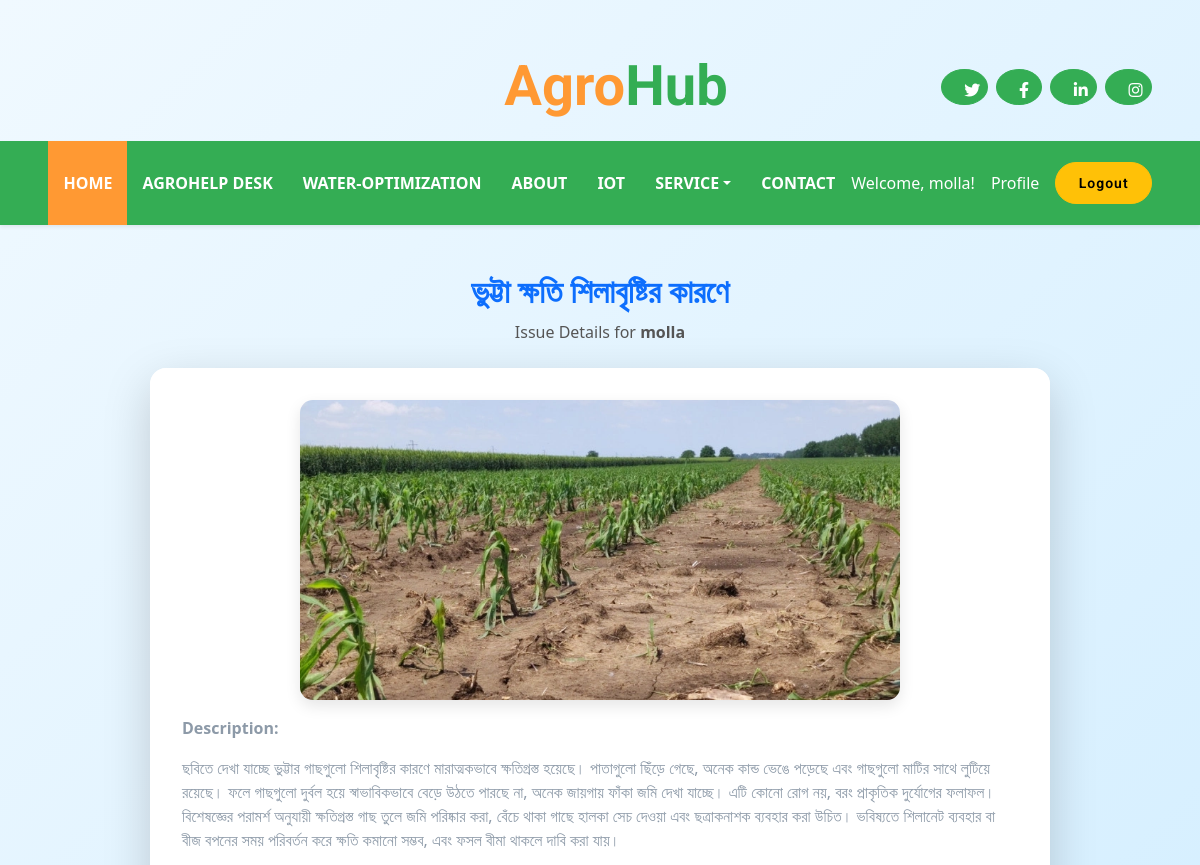
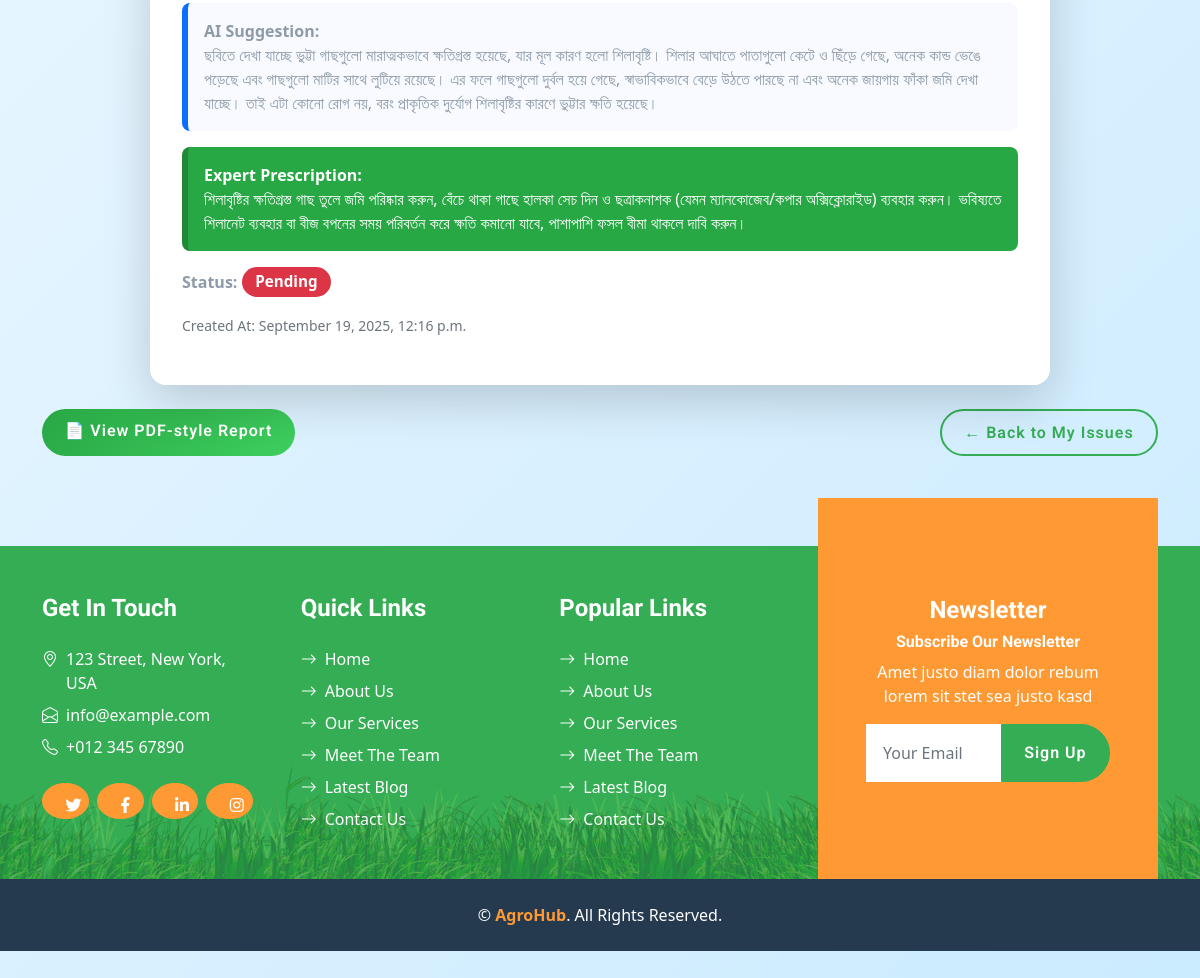
The page /Agro-Rx/my-issues/13/ (signed in) on the database its author committed (2 pictures, top to bottom).
### AgroRx/models.py (models this page shows, shortened)
class Issue(models.Model):
    farmer = models.ForeignKey(User, on_delete=models.CASCADE, related_name="issues")
    title = models.CharField(max_length=200)
    description = models.TextField(blank=True)
    image = models.ImageField(upload_to="issues/images/")
    created_at = models.DateTimeField(auto_now_add=True)
    ai_suggestion = models.TextField(blank=True, null=True)
    expert_prescription = models.TextField(blank=True, null=True)
    status = models.CharField(max_length=30, default="pending")

### AgroRx/views.py (the view)
# urls.py: path('my-issues/<int:pk>/', views.my_issue_detail, name='my_issue_detail'),
@login_required
def my_issue_detail(request, pk):
    issue = get_object_or_404(Issue, pk=pk, farmer=request.user)
    return render(request, 'issues/my_issue_detail.html', {'issue': issue})

### AgroRx/templates/issues/my_issue_detail.html (shortened to what this page needs)
{% extends 'based.html' %} {% load static %} {% block body %}
<!DOCTYPE html>
<html lang="en">
<head>
</head>
<body>
<div class="container my-5">
    <div class="text-center mb-4 page-header">
        <h2>{{ issue.title }}</h2>
        <p>Issue Details for <strong>{{ issue.farmer.username }}</strong></p>
    </div>
    <div class="card shadow-lg issue-card
        {% if issue.status == 'solved' %} border-success
        {% elif issue.status == 'pending' %} border-danger
        {% else %} border-warning {% endif %}">
        <div class="card-body">
            {% if issue.image %}
                <div class="text-center mb-3">
                    <img src="{{ issue.image.url }}" alt="{{ issue.title }}" class="img-fluid" style="max-height:300px;">
                </div>
            {% endif %}
            <p><strong>Description:</strong></p>
            <p class="mb-3">{{ issue.description|default:"No description provided." }}</p>
            <div class="ai-box {% if issue.ai_suggestion %} bg-light {% else %} bg-secondary text-white {% endif %}">
                <strong>AI Suggestion:</strong><br>
                {{ issue.ai_suggestion|default:"No AI suggestion yet." }}
            </div>
            <div class="expert-box {% if issue.expert_prescription %} bg-success {% else %} bg-warning-subtle {% endif %}">
                <strong>Expert Prescription:</strong><br>
                {{ issue.expert_prescription|default:"No prescription yet." }}
            </div>
            <p>
                <strong>Status:</strong>
                <span class="badge
                    {% if issue.status == 'solved' %} bg-success
                    {% elif issue.status == 'pending' %} bg-danger
                    {% else %} bg-warning {% endif %}">
                    {{ issue.status|title }}
                </span>
            </p>
            <p class="text-muted"><small>
                Created At: {{ issue.created_at|date:"F j, Y, g:i a" }}
            </small></p>
        </div>
    </div>
    <div class="mt-4 d-flex justify-content-between">
        <a href="{% url 'AgroRx:issue_pdf_view' issue.pk %}" class="btn btn-success">
            📄 View PDF-style Report
        </a>
        <a href="{% url 'AgroRx:my_issues' %}" class="btn btn-outline-primary">
            ← Back to My Issues
        </a>
    </div>
</div>
{% endblock %}

### templates/based.html (shortened to what this page needs)
<!DOCTYPE html>
<html lang="en">
  {% load static %}
  <head>
    <link
      href="https://cdnjs.cloudflare.com/ajax/libs/font-awesome/5.15.0/css/all.min.css"
      rel="stylesheet"
    />
    <link
      href="https://cdn.jsdelivr.net/npm/bootstrap-icons@1.4.1/font/bootstrap-icons.css"
      rel="stylesheet"
    />
    <link
      href="{% static 'lib/owlcarousel/assets/owl.carousel.min.css' %}"
      rel="stylesheet"
    />
    <link href="{% static 'css/bootstrap.min.css' %}" rel="stylesheet" />
    <link href="{% static '/css/style.css' %}" rel="stylesheet" />
  </head>
  <body>
    <div class="container-fluid px-5 d-none d-lg-block">
      <div class="row gx-5 py-3 align-items-center">
        <div class="col-lg-6">
          <div class="d-flex align-items-center justify-content-center">
            <a href="index.html" class="navbar-brand ms-lg-5">
              <h1 class="m-0 display-4 text-primary">
                <span class="text-secondary">Agro</span>Hub
              </h1>
            </a>
          </div>
        </div>
        <div class="col-lg-3">
          <div class="d-flex align-items-center justify-content-end">
            <a class="btn btn-primary btn-square rounded-circle me-2" href="#"
              ><i class="fab fa-twitter"></i
            ></a>
            <a class="btn btn-primary btn-square rounded-circle me-2" href="#"
              ><i class="fab fa-facebook-f"></i
            ></a>
            <a class="btn btn-primary btn-square rounded-circle me-2" href="#"
              ><i class="fab fa-linkedin-in"></i
            ></a>
            <a class="btn btn-primary btn-square rounded-circle" href="#"
              ><i class="fab fa-instagram"></i
            ></a>
          </div>
        </div>
      </div>
    </div>
    <nav
      class="navbar navbar-expand-lg bg-primary navbar-dark shadow-sm py-3 py-lg-0 px-3 px-lg-5"
    >
      <div class="collapse navbar-collapse" id="navbarCollapse">
        <div class="navbar-nav mx-auto py-0">
          <a href="{% url 'index' %}" class="nav-item nav-link active">Home</a>
           <a href="{% url 'AgroRx:report_issue' %}" class="nav-item nav-link">AgroHelp Desk</a>
          <a href="{% url 'irrigation' %}" class="nav-item nav-link">Water-Optimization</a>
          <a href="{% url 'about' %}" class="nav-item nav-link">About</a>
          <a href="{% url 'iot' %}" class="nav-item nav-link">IoT</a>
          <div class="nav-item dropdown">
            <a
              href="#"
              class="nav-link dropdown-toggle"
              data-bs-toggle="dropdown"
              >Service</a
            >
          </div>
          <a href="#" class="nav-item nav-link">Contact</a>
        </div>
        {% if user.is_authenticated %}
        <div class="ms-auto d-flex align-items-center">
          <p class="text-white mb-0 me-3">Welcome, {{ user.username }}!</p>
          <a class="text-white mb-0 me-3" href="{% url 'users-profile' %}" class="nav-item nav-link">Profile</a>
          <form method="POST" action="{% url 'logout' %}">
            <button type="submit" class="btn btn-warning btn-sm">Logout</button>
          </form>
        </div>
        {% endif %}
      </div>
    </nav>
    {% block body %}
    {% endblock %}
    <div class="container-fluid bg-footer bg-primary text-white mt-5">
      <div class="container">
        <div class="row gx-5">
          <div class="col-lg-8 col-md-6">
            <div class="row gx-5">
              <div class="col-lg-4 col-md-12 pt-5 mb-5">
                <h4 class="text-white mb-4">Get In Touch</h4>
                <div class="d-flex mb-2">
                  <i class="bi bi-geo-alt text-white me-2"></i>
                  <p class="text-white mb-0">123 Street, New York, USA</p>
                </div>
                <div class="d-flex mb-2">
                  <i class="bi bi-envelope-open text-white me-2"></i>
                  <p class="text-white mb-0">info@example.com</p>
                </div>
                <div class="d-flex mb-2">
                  <i class="bi bi-telephone text-white me-2"></i>
                  <p class="text-white mb-0">+012 345 67890</p>
                </div>
                <div class="d-flex mt-4">
                  <a
                    class="btn btn-secondary btn-square rounded-circle me-2"
                    href="#"
                    ><i class="fab fa-twitter"></i
                  ></a>
                  <a
                    class="btn btn-secondary btn-square rounded-circle me-2"
                    href="#"
                    ><i class="fab fa-facebook-f"></i
                  ></a>
                  <a
                    class="btn btn-secondary btn-square rounded-circle me-2"
                    href="#"
                    ><i class="fab fa-linkedin-in"></i
                  ></a>
                  <a
                    class="btn btn-secondary btn-square rounded-circle"
                    href="#"
                    ><i class="fab fa-instagram"></i
                  ></a>
                </div>
              </div>
              <div class="col-lg-4 col-md-12 pt-0 pt-lg-5 mb-5">
                <h4 class="text-white mb-4">Quick Links</h4>
                <div class="d-flex flex-column justify-content-start">
                  <a class="text-white mb-2" href="#"
                    ><i class="bi bi-arrow-right text-white me-2"></i>Home</a
                  >
                  <a class="text-white mb-2" href="#"
                    ><i class="bi bi-arrow-right text-white me-2"></i>About
                    Us</a
                  >
                  <a class="text-white mb-2" href="#"
                    ><i class="bi bi-arrow-right text-white me-2"></i>Our
                    Services</a
                  >
                  <a class="text-white mb-2" href="#"
                    ><i class="bi bi-arrow-right text-white me-2"></i>Meet The
                    Team</a
                  >
                  <a class="text-white mb-2" href="#"
                    ><i class="bi bi-arrow-right text-white me-2"></i>Latest
                    Blog</a
                  >
                  <a class="text-white" href="#"
                    ><i class="bi bi-arrow-right text-white me-2"></i>Contact
                    Us</a
                  >
                </div>
              </div>
              <div class="col-lg-4 col-md-12 pt-0 pt-lg-5 mb-5">
                <h4 class="text-white mb-4">Popular Links</h4>
                <div class="d-flex flex-column justify-content-start">
                  <a class="text-white mb-2" href="#"
                    ><i class="bi bi-arrow-right text-white me-2"></i>Home</a
                  >
                  <a class="text-white mb-2" href="#"
                    ><i class="bi bi-arrow-right text-white me-2"></i>About
                    Us</a
                  >
                  <a class="text-white mb-2" href="#"
                    ><i class="bi bi-arrow-right text-white me-2"></i>Our
                    Services</a
                  >
                  <a class="text-white mb-2" href="#"
                    ><i class="bi bi-arrow-right text-white me-2"></i>Meet The
                    Team</a
                  >
                  <a class="text-white mb-2" href="#"
                    ><i class="bi bi-arrow-right text-white me-2"></i>Latest
                    Blog</a
                  >
                  <a class="text-white" href="#"
                    ><i class="bi bi-arrow-right text-white me-2"></i>Contact
                    Us</a
                  >
                </div>
              </div>
            </div>
          </div>
          <div class="col-lg-4 col-md-6 mt-lg-n5">
            <div
              class="d-flex flex-column align-items-center justify-content-center text-center h-100 bg-secondary p-5"
            >
              <h4 class="text-white">Newsletter</h4>
              <h6 class="text-white">Subscribe Our Newsletter</h6>
              <p>Amet justo diam dolor rebum lorem sit stet sea justo kasd</p>
              <form action="">
                <div class="input-group">
                  <input
                    type="text"
                    class="form-control border-white p-3"
                    placeholder="Your Email"
                  />
                  <button class="btn btn-primary">Sign Up</button>
                </div>
              </form>
            </div>
          </div>
        </div>
      </div>
    </div>
    <div class="container-fluid bg-dark text-white py-4">
      <div class="container text-center">
        <p class="mb-0">
          &copy; <a class="text-secondary fw-bold" href="#">AgroHub</a>. All
          Rights Reserved.
        </p>
      </div>
    </div>
  </body>
</html>

### static/css/style.css (style rules this page uses)
:root { --primary: #34AD54; --secondary: #FF9933; --light: #F6FFF2; --dark: #263A4F; }
.btn { font-family: 'Roboto', sans-serif; letter-spacing: 1px; font-weight: 700; transition: .5s; }
.btn-primary, .btn-secondary { color: #FFFFFF; }
.btn-square { width: 36px; height: 36px; }
.btn-square, .btn-sm-square, .btn-lg-square { padding-left: 0; padding-right: 0; text-align: center; }
.navbar-dark .navbar-nav .nav-link { padding: 30px 15px; font-size: 16px; font-weight: 600; color: #FFFFFF; text-transform: uppercase; transition: .5s; }
.navbar-dark .navbar-nav .nav-link:hover, .navbar-dark .navbar-nav .nav-link.active { background: var(--secondary); }
.bg-footer { background: linear-gradient(rgba(52, 173, 84, .7), rgba(52, 173, 84, .7)), url(../img/footer.png) center bottom no-repeat; background-size: contain; }
@media (min-width: 991.98px) { .bg-footer { margin-top: 90px !important; } }

### AgroRx/templates/issues/my_issue_detail.html (style rules this page uses)
body { font-family: 'Segoe UI', Tahoma, Geneva, Verdana, sans-serif; background: linear-gradient(135deg, #f0f9ff, #cbebff); min-height: 100vh; padding: 2rem 0; }
.page-header h2 { font-weight: 700; color: #0d6efd; }
.page-header p { color: #555; }
.issue-card { max-width: 900px; margin: auto; border: none; border-radius: 1rem; overflow: hidden; transition: transform 0.3s ease, box-shadow 0.3s ease; }
.issue-card .card-body { background: #fff; padding: 2rem; border-radius: 1rem; }
.issue-card img { border-radius: 0.8rem; box-shadow: 0 6px 15px rgba(0,0,0,0.1); }
.ai-box, .expert-box { border-left: 6px solid transparent; padding: 1rem; border-radius: 0.5rem; transition: all 0.3s ease; margin-bottom: 1rem; }
.ai-box.bg-light { background: #f8faff !important; border-left-color: #0d6efd; }
.expert-box.bg-success { background: #28a745 !important; color: #fff; border-left-color: #218838; }
.badge { font-size: 0.95rem; padding: 0.5em 0.9em; border-radius: 50px; }
.btn { border-radius: 50px; padding: 0.6rem 1.4rem; font-weight: 600; transition: all 0.3s ease; }
.btn-success { background: linear-gradient(135deg, #28a745, #3ecf5e); border: none; }
.btn-outline-primary { border-width: 2px; }

### rows shown on the page
Issue: title "ভুট্টা ক্ষতি শিলাবৃষ্টির কারণে", farmer.username "molla", image (picture), description "ছবিতে দেখা যাচ্ছে ভুট্টার গাছগুলো শিলাবৃষ্টির কারণে মারাত্মকভাবে ক্ষতিগ্রস্ত হয়েছে। পাতাগুলো ছিঁড়ে গেছে, অনেক কান্ড ভেঙে পড়েছে এবং গাছগুলো মাটির সাথে লুটিয়ে রয়েছে। ফলে গাছগুলো দুর্বল হয়ে স্বাভাবিকভাবে বেড়ে উঠতে পারছে না, অনেক জায়গায় ফাঁকা জমি দেখা যাচ্ছে। এটি কোনো রোগ নয়, বরং প্রাকৃতিক দুর্যোগের ফলাফল। বিশেষজ্ঞের পরামর্শ অনুযায়ী ক্ষতিগ্রস্ত গাছ তুলে জমি পরিষ্কার করা, বেঁচে থাকা গাছে হালকা সেচ দেওয়া এবং ছত্রাকনাশক ব্যবহার করা উচিত। ভবিষ্যতে শিলানেট ব্যবহার বা বীজ বপনের সময় পরিবর্তন করে ক্ষতি কমানো সম্ভব, এবং ফসল বীমা থাকলে দাবি করা যায়।", ai_suggestion "ছবিতে দেখা যাচ্ছে ভুট্টা গাছগুলো মারাত্মকভাবে ক্ষতিগ্রস্ত হয়েছে, যার মূল কারণ হলো শিলাবৃষ্টি। শিলার আঘাতে পাতাগুলো কেটে ও ছিঁড়ে গেছে, অনেক কান্ড ভেঙে পড়েছে এবং গাছগুলো মাটির সাথে লুটিয়ে রয়েছে। এর ফলে গাছগুলো দুর্বল হয়ে গেছে, স্বাভাবিকভাবে বেড়ে উঠতে পারছে না এবং অনেক জায়গায় ফাঁকা জমি দেখা যাচ্ছে। তাই এটা কোনো রোগ নয়, বরং প্রাকৃতিক দুর্যোগ শিলাবৃষ্টির কারণে ভুট্টার ক্ষতি হয়েছে।", expert_prescription "শিলাবৃষ্টির ক্ষতিগ্রস্ত গাছ তুলে জমি পরিষ্কার করুন, বেঁচে থাকা গাছে হালকা সেচ দিন ও ছত্রাকনাশক (যেমন ম্যানকোজেব/কপার অক্সিক্লোরাইড) ব্যবহার করুন। ভবিষ্যতে শিলানেট ব্যবহার বা বীজ বপনের সময় পরিবর্তন করে ক্ষতি কমানো যাবে, পাশাপাশি ফসল বীমা থাকলে দাবি করুন।", status "Pending", created_at "September 19, 2025, 12:16 p.m."

### other values the page prints
{{ user.username }} "molla"
